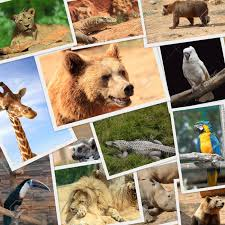
#> input picture pro1/pack1/ani.jpeg, 225 x 225 px
$ python ex18opencv.py
#> lines starting #> are read from the running program, lines starting #| are printed output that depends on the picture
# opencv(Computer Vision)
# 영상처리, 패턴인식, 색상처리, 주파수 변화
# conda install opencv-python 은 안 되네.
# pip install opencv-python  으로 처리(터미널)
# C:\work\projects\pro1\pack1
# ani.jpeg

import cv2

print(cv2.__version__)      # 4.13.0
img1 = cv2.imread("ani.jpeg")
#> img1 is the input picture: shape (225, 225, 3); mean B, G, R 111.2, 136.1, 152.1
print(type(img1))           # <class 'numpy.ndarray'>
#| <class 'numpy.ndarray'>

cv2.imshow("image test", img1)
cv2.waitKey()               # 이 줄이 있어야. 이미지 유지, 무한루프에 빠짐
cv2.destroyAllWindows()     # 이미지 유지 종료


cv2.imwrite("ani2.jpeg", img1)
cv2.imwrite("ani2.jpeg", img1, [cv2.IMWRITE_JPEG_QUALITY,10])

# dir *.j* (터미널), dir ani*    (이미 복사)


# 이미지 크기 조절
img2 = cv2.resize(img1, (300, 100), interpolation=cv2.INTER_AREA)
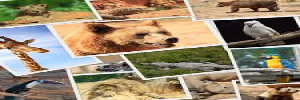
#> img2: shape (100, 300, 3); mean B, G, R 111, 135.9, 151.9
cv2.imwrite("ani2.jpg", img2)

# 이미지 밝기 조정
# 이미지 상하좌우 회전
# 특정 영역 자르기
# ...


print("end")
